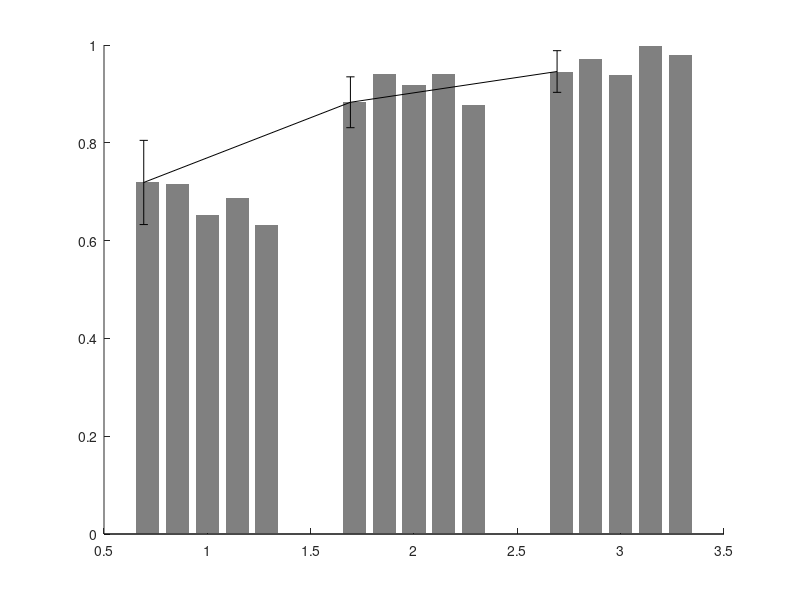

MATLAB code to generate this figure: (Note: this script raises an error after producing the figure.)
% slow data
mean_ = [0.7189    0.8829    0.9458;
         0.7164    0.9405    0.9707;
         0.6529    0.9188    0.9393;
         0.6867    0.9405    0.9979;
         0.6312    0.8781    0.9791;
        ];


std_  = [0.0861    0.0520    0.0426;
         0.1570    0.0329    0.0111;
         0.1681    0.0239    0.0309;
         0.1119    0.0418    0.0035;
         0.0775    0.0722    0.0091;
        ];

ngroups = 3;
nbars   = 5;

figure
hold on
bar(1:ngroups, mean_', 'FaceColor', [0.5 0.5 0.5], 'EdgeColor', 'none');
groupwidth = min(0.8, nbars/(nbars + 1.5));
for i = 1:nbars
    % Calculate center of each bar
    x = (1:ngroups) - groupwidth/2 + (2*i-1) * groupwidth / (2*nbars);
    errorbar(x, mean_(i,:), std_(i, :), 'k', 'linestyle', 'none');
end
set(gca, 'TickDir', 'out')
xlim([0.5, 3.5])
ylim([0.5 1.05])
set(gca, 'XTick', 1:3)
set(gca, 'YTick', 0.5:0.1:1)
setPrint(4*3, 3, 'decode_bar_slow', 'pdf')
    

    
% fast data    
mean_ = [0.6248    0.6547    0.7119;
         0.5480    0.6095    0.7857;
         0.5249    0.5846    0.7761;
        ];


std_  = [0.0476    0.0513    0.0512;
         0.0394    0.0513    0.1012;
         0.0297    0.0498    0.0593;
        ];

ngroups = 3;
nbars   = 3;

figure
hold on
bar(1:ngroups, mean_', 'FaceColor', [0.5 0.5 0.5], 'EdgeColor', 'none');
groupwidth = min(0.8, nbars/(nbars + 1.5));
for i = 1:nbars
    % Calculate center of each bar
    x = (1:ngroups) - groupwidth/2 + (2*i-1) * groupwidth / (2*nbars);
    errorbar(x, mean_(i,:), std_(i, :), 'k', 'linestyle', 'none');
end
set(gca, 'TickDir', 'out')
xlim([0.5, 3.5])
ylim([0.5 1.05])
set(gca, 'XTick', 1:3)
set(gca, 'YTick', 0.5:0.1:1)
setPrint(4*3, 3, 'decode_bar_fast', 'pdf')